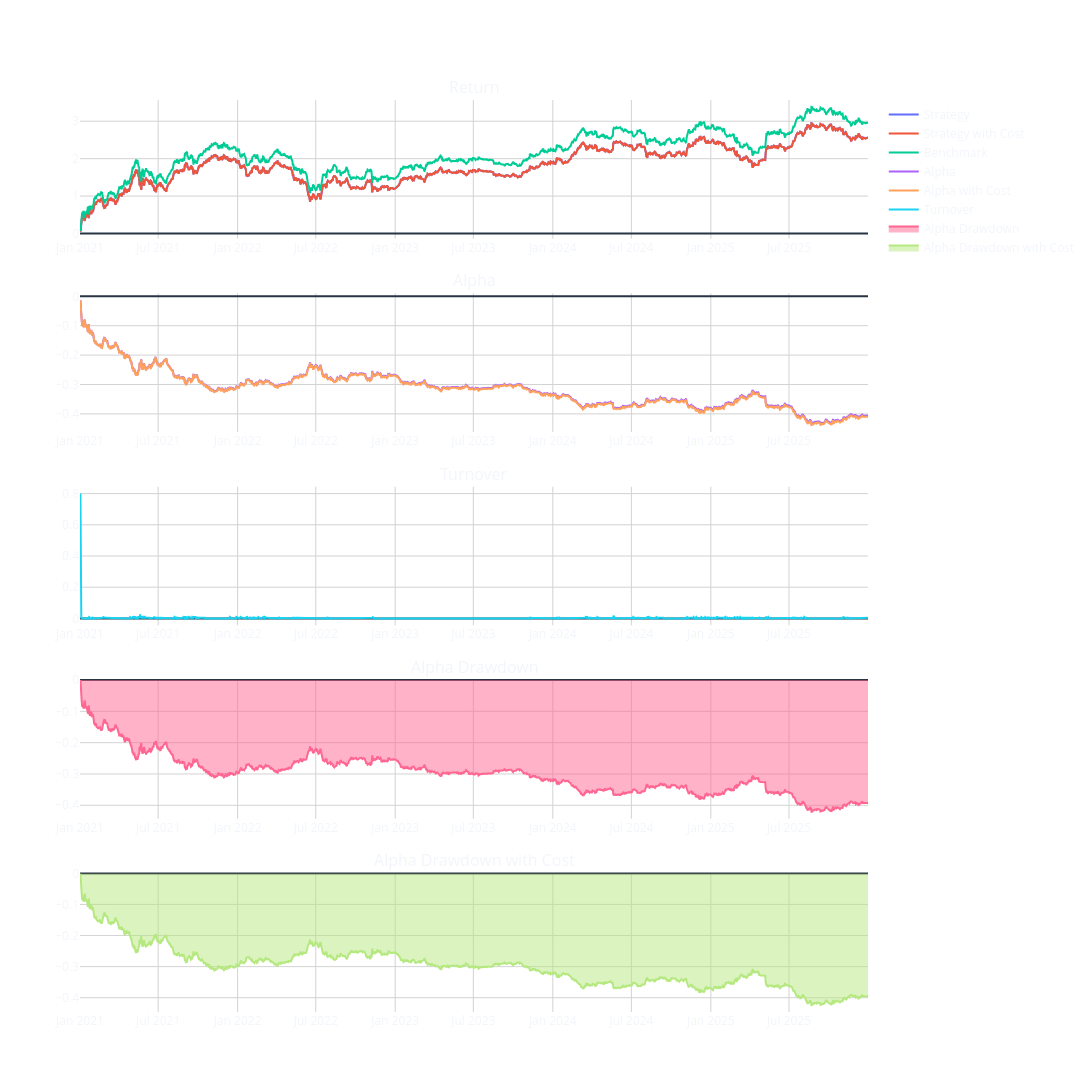

Source (notebook cell):
### Code cell
# 对照 ETH 持有（Buy & Hold）基准
engine.show_performance(VT_SYMBOL)

### Figure 1 — Plotly figure (JSON) as saved in the notebook; plotly's stock layout.template omitted (floating-point values rounded to 4 significant figures; data arrays with more than 128 entries replaced by an {"elided": "..."} marker saying what was removed)
{"data": [{"mode": "lines", "name": "Strategy", "x": {"elided": "1826 str values"}, "y": {"elided": "1826 float values"}, "type": "scatter", "xaxis": "x", "yaxis": "y"}, {"mode": "lines", "name": "Strategy with Cost", "x": {"elided": "1826 str values"}, "y": {"elided": "1826 float values"}, "type": "scatter", "xaxis": "x", "yaxis": "y"}, {"mode": "lines", "name": "Benchmark", "x": {"elided": "1826 str values"}, "y": {"elided": "1826 float values"}, "type": "scatter", "xaxis": "x", "yaxis": "y"}, {"mode": "lines", "name": "Alpha", "x": {"elided": "1826 str values"}, "y": {"elided": "1826 float values"}, "type": "scatter", "xaxis": "x2", "yaxis": "y2"}, {"mode": "lines", "name": "Alpha with Cost", "x": {"elided": "1826 str values"}, "y": {"elided": "1826 float values"}, "type": "scatter", "xaxis": "x2", "yaxis": "y2"}, {"name": "Turnover", "x": {"elided": "1826 str values"}, "y": {"elided": "1826 float values"}, "type": "scatter", "xaxis": "x3", "yaxis": "y3"}, {"fill": "tozeroy", "mode": "lines", "name": "Alpha Drawdown", "x": {"elided": "1826 str values"}, "y": {"elided": "1826 float values"}, "type": "scatter", "xaxis": "x4", "yaxis": "y4"}, {"fill": "tozeroy", "mode": "lines", "name": "Alpha Drawdown with Cost", "x": {"elided": "1826 str values"}, "y": {"elided": "1826 float values"}, "type": "scatter", "xaxis": "x5", "yaxis": "y5"}], "layout": {"xaxis": {"anchor": "y", "domain": [0.0, 1.0], "showgrid": true, "gridwidth": 1, "gridcolor": "LightGray"}, "yaxis": {"anchor": "x", "domain": [0.848, 1.0], "showgrid": true, "gridwidth": 1, "gridcolor": "LightGray"}, "xaxis2": {"anchor": "y2", "domain": [0.0, 1.0], "showgrid": true, "gridwidth": 1, "gridcolor": "LightGray"}, "yaxis2": {"anchor": "x2", "domain": [0.636, 0.788], "showgrid": true, "gridwidth": 1, "gridcolor": "LightGray"}, "xaxis3": {"anchor": "y3", "domain": [0.0, 1.0], "showgrid": true, "gridwidth": 1, "gridcolor": "LightGray"}, "yaxis3": {"anchor": "x3", "domain": [0.424, 0.576], "showgrid": true, "gridwidth": 1, "gridcolor": "LightGray"}, "xaxis4": {"anchor": "y4", "domain": [0.0, 1.0], "showgrid": true, "gridwidth": 1, "gridcolor": "LightGray"}, "yaxis4": {"anchor": "x4", "domain": [0.212, 0.364], "showgrid": true, "gridwidth": 1, "gridcolor": "LightGray"}, "xaxis5": {"anchor": "y5", "domain": [0.0, 1.0], "showgrid": true, "gridwidth": 1, "gridcolor": "LightGray"}, "yaxis5": {"anchor": "x5", "domain": [0.0, 0.152], "showgrid": true, "gridwidth": 1, "gridcolor": "LightGray"}, "annotations": [{"font": {"size": 16}, "showarrow": false, "text": "Return", "x": 0.5, "xanchor": "center", "xref": "paper", "y": 1.0, "yanchor": "bottom", "yref": "paper"}, {"font": {"size": 16}, "showarrow": false, "text": "Alpha", "x": 0.5, "xanchor": "center", "xref": "paper", "y": 0.788, "yanchor": "bottom", "yref": "paper"}, {"font": {"size": 16}, "showarrow": false, "text": "Turnover", "x": 0.5, "xanchor": "center", "xref": "paper", "y": 0.576, "yanchor": "bottom", "yref": "paper"}, {"font": {"size": 16}, "showarrow": false, "text": "Alpha Drawdown", "x": 0.5, "xanchor": "center", "xref": "paper", "y": 0.364, "yanchor": "bottom", "yref": "paper"}, {"font": {"size": 16}, "showarrow": false, "text": "Alpha Drawdown with Cost", "x": 0.5, "xanchor": "center", "xref": "paper", "y": 0.152, "yanchor": "bottom", "yref": "paper"}], "height": 1500, "width": 1200, "plot_bgcolor": "white", "paper_bgcolor": "white"}}
